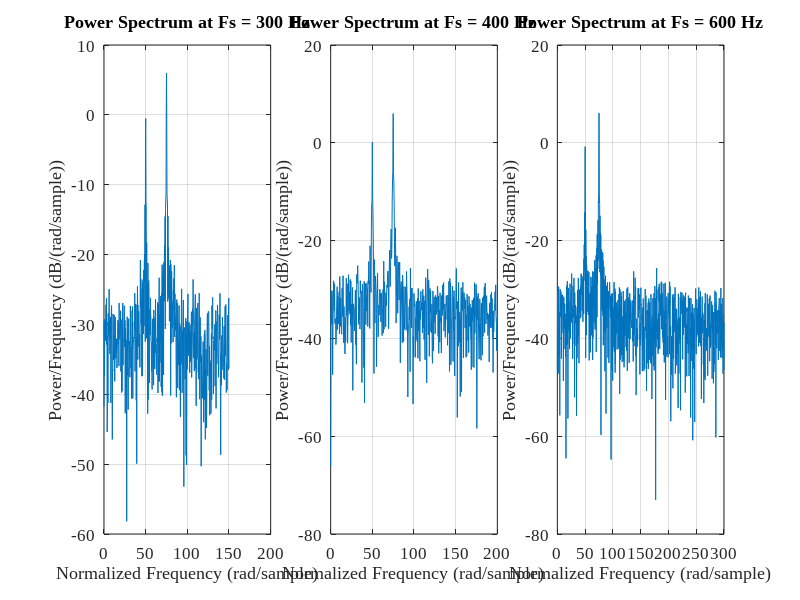

Write the MATLAB code that produced this figure.
clear all;
clc;

% Signal Parameters
w1 = 100 * pi;  % Angular frequency for the sine component (rad/s)
w2 = 150 * pi;  % Angular frequency for the cosine component (rad/s)
noiseVariance = 0.1;  % Variance of white Gaussian noise
signalLength = 2;  % Duration of signal in seconds

% Sampling rates to evaluate
sampleRates = [300, 400, 600];  % Array of sampling rates

% Set up the figure
figure;
set(gcf, 'Position', [200, 200, 2000, 400]);  % Set the figure window position and size

% Generate and analyze the signal at different sampling rates
for i = 1:length(sampleRates)
    sampleRate = sampleRates(i);
    timeVector = 0:1/sampleRate:signalLength-1/sampleRate;  % Time vector for sampling

    % Signal Definition
    signal = sin(w1 * timeVector) + 2 * cos(w2 * timeVector) + sqrt(noiseVariance) * randn(size(timeVector));

    % Plot the periodogram
    subplot(1, 3, i);
    periodogram(signal, rectwin(length(signal)), [], sampleRate, 'power');
    title(['Power Spectrum at Fs = ', num2str(sampleRate), ' Hz'], 'FontSize', 14, 'FontName', 'Times New Roman');
    xlabel('Normalized Frequency (rad/sample)', 'FontName', 'Times New Roman');
    ylabel('Power/Frequency (dB/(rad/sample))', 'FontName', 'Times New Roman');
    set(gca, 'FontSize', 12, 'FontName', 'Times New Roman');
end

